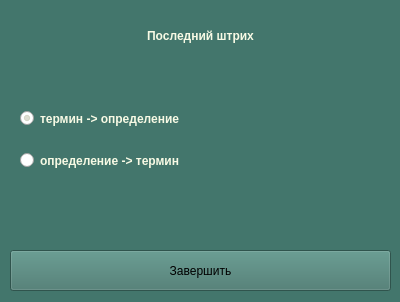
<?xml version="1.0" encoding="UTF-8"?>
<ui version="4.0">
 <class>Form</class>
 <widget class="QWidget" name="Form">
  <property name="geometry">
   <rect>
    <x>0</x>
    <y>0</y>
    <width>400</width>
    <height>302</height>
   </rect>
  </property>
  <property name="windowTitle">
   <string>Form</string>
  </property>
  <property name="styleSheet">
   <string notr="true">background-color: #43766C</string>
  </property>
  <widget class="QPushButton" name="pushButton">
   <property name="geometry">
    <rect>
     <x>10</x>
     <y>250</y>
     <width>381</width>
     <height>41</height>
    </rect>
   </property>
   <property name="styleSheet">
    <string notr="true">background-color: #F8FAE5;
font: 13pt &quot;MS Sans Serif&quot;;
color: #B19470;
font-weight: 600;
border-radius: 8px;
border: 2px solid #B19470;
margin-top: 0px;
outline: 0px;
hover: { background-color: red };
pressed: { background-color: rgb(0, 255, 0)}</string>
   </property>
   <property name="text">
    <string>Завершить</string>
   </property>
  </widget>
  <widget class="QLabel" name="label">
   <property name="geometry">
    <rect>
     <x>10</x>
     <y>15</y>
     <width>381</width>
     <height>41</height>
    </rect>
   </property>
   <property name="styleSheet">
    <string notr="true">background-color: rgb 0, 0, 0;
font: 15pt &quot;MS Sans Serif&quot;;
color: #F8FAE5;
font-weight: 600;
padding: 5px 15px;
margin-top: 0px;
outline: 0px;</string>
   </property>
   <property name="text">
    <string>Последний штрих</string>
   </property>
   <property name="alignment">
    <set>Qt::AlignCenter</set>
   </property>
  </widget>
  <widget class="QWidget" name="">
   <property name="geometry">
    <rect>
     <x>20</x>
     <y>90</y>
     <width>371</width>
     <height>101</height>
    </rect>
   </property>
   <layout class="QVBoxLayout" name="verticalLayout">
    <item>
     <widget class="QRadioButton" name="radioButton">
      <property name="styleSheet">
       <string notr="true">background-color: rgb 0, 0, 0;
font: 13pt &quot;MS Sans Serif&quot;;
color: #F8FAE5;
font-weight: 600;
margin-top: 0px;
outline: 0px;</string>
      </property>
      <property name="text">
       <string>термин -&gt; определение</string>
      </property>
      <property name="checked">
       <bool>true</bool>
      </property>
      <attribute name="buttonGroup">
       <string notr="true">buttonGroup</string>
      </attribute>
     </widget>
    </item>
    <item>
     <widget class="QRadioButton" name="radioButton_2">
      <property name="styleSheet">
       <string notr="true">background-color: rgb 0, 0, 0;
font: 13pt &quot;MS Sans Serif&quot;;
color: #F8FAE5;
font-weight: 600;
margin-top: 0px;
outline: 0px;</string>
      </property>
      <property name="text">
       <string>определение -&gt; термин</string>
      </property>
      <attribute name="buttonGroup">
       <string notr="true">buttonGroup</string>
      </attribute>
     </widget>
    </item>
   </layout>
  </widget>
 </widget>
 <resources/>
 <connections/>
 <buttongroups>
  <buttongroup name="buttonGroup"/>
 </buttongroups>
</ui>
